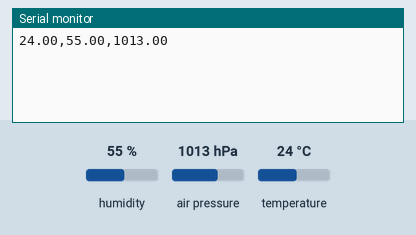
Recording of a sketch running on a simulated Arduino Uno, built with avr-gcc and run on an emulated ATmega328P. Shown: the last lines printed to the serial monitor. The test bench sets the inputs (shaded band); at power-on: humidity 55 %, air pressure 1013 hPa, temperature 24 °C.

Above: at 6.2 s.
6.3 s: humidity set to 22 %
At 10.9 s:
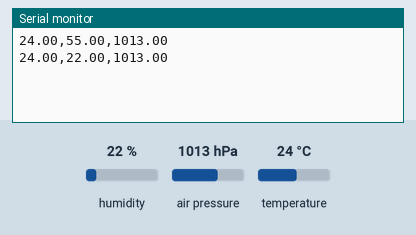
11.9 s: air pressure set to 952 hPa
At 15.9 s:
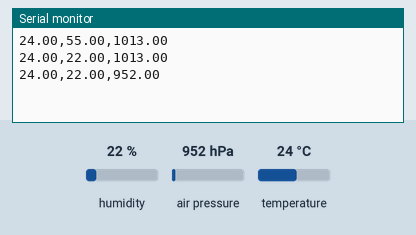
17.5 s: temperature set to 12 °C
At 20.9 s:
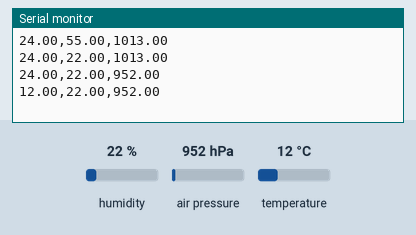
23.1 s: air pressure set to 975 hPa
At 25.9 s:
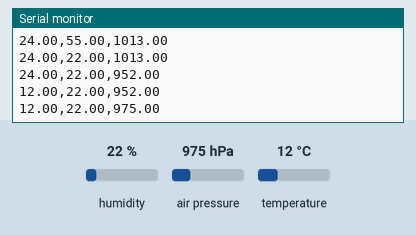
28.7 s: humidity set to 40 %
At 30.9 s:
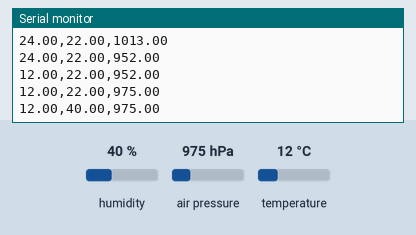
Timing chart, 0 to 32.4 s (numbered marks = the images above; inputs shaded):
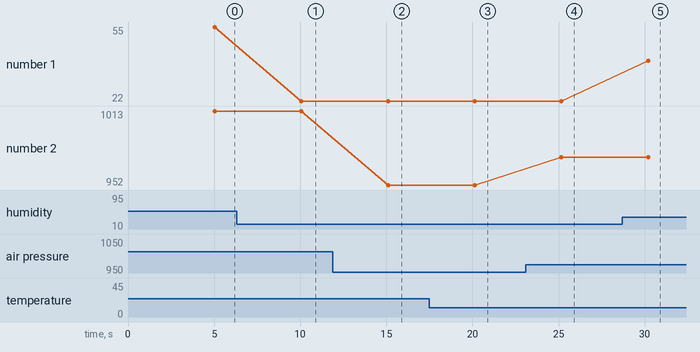

The sketch:

rhtb_minimal.ino
```cpp
// (licence header left out)
// Inlcude libraries
#include <EEPROM.h> // r/w to eeprom for permanent storage
#include <Wire.h> // serial lib for sensor communication
#include <DHT.h> // DHT sensor lib
#include <Adafruit_Sensor.h> // generic arduino sensor functions
#include <Adafruit_BMP085_U.h> // pressure sensor lib

// Barometer class instantiation
Adafruit_BMP085_Unified bmp = Adafruit_BMP085_Unified(10085);

// DHT class instantiation
#define DHTPIN 4        // pin we're connected to
#define DHTTYPE DHT22   // DHT 22
DHT dht(DHTPIN, DHTTYPE);

/* Set up the Arduino -------------------------------------- */
void setup()
{
  // Open serial port
  Serial.begin(9600);
  Serial.flush();

  // Setup sensors
  dht.begin();
  bmp.begin();

  // We need to wait a while after initializing the sensors
  delay(5000);
  }

/* Go into processing loop ---------------------------------- */
void loop()
{
  // T, H data
  float t = dht.readTemperature();
  float h = dht.readHumidity();

  // BP data: get a new sensor event
  float b;
  sensors_event_t event;
  bmp.getEvent(&event);
  if (event.pressure)
    b = event.pressure;

  // Stream measured data: send one line
  Serial.print(t);
  Serial.print(",");
  Serial.print(h);
  Serial.print(",");
  Serial.println(b);

  // Wait milliseconds
  delay(5000);
}
```

Measured:
- after the input at 6.3 s, the serial monitor: prints a new line after 3.8 s (image 1)
- after the input at 11.9 s, the serial monitor: prints a new line after 3.2 s (image 2)
- after the input at 17.5 s, the serial monitor: prints a new line after 2.6 s (image 3)
- after the input at 23.1 s, the serial monitor: prints a new line after 2.1 s (image 4)
- after the input at 28.7 s, the serial monitor: prints a new line after 1.5 s (image 5)
- plotted number 1: 55 → 22 after the input at 6.3 s, 22 → 40 after the input at 28.7 s
- plotted number 2: 1013 → 952 after the input at 11.9 s, 952 → 975 after the input at 23.1 s
